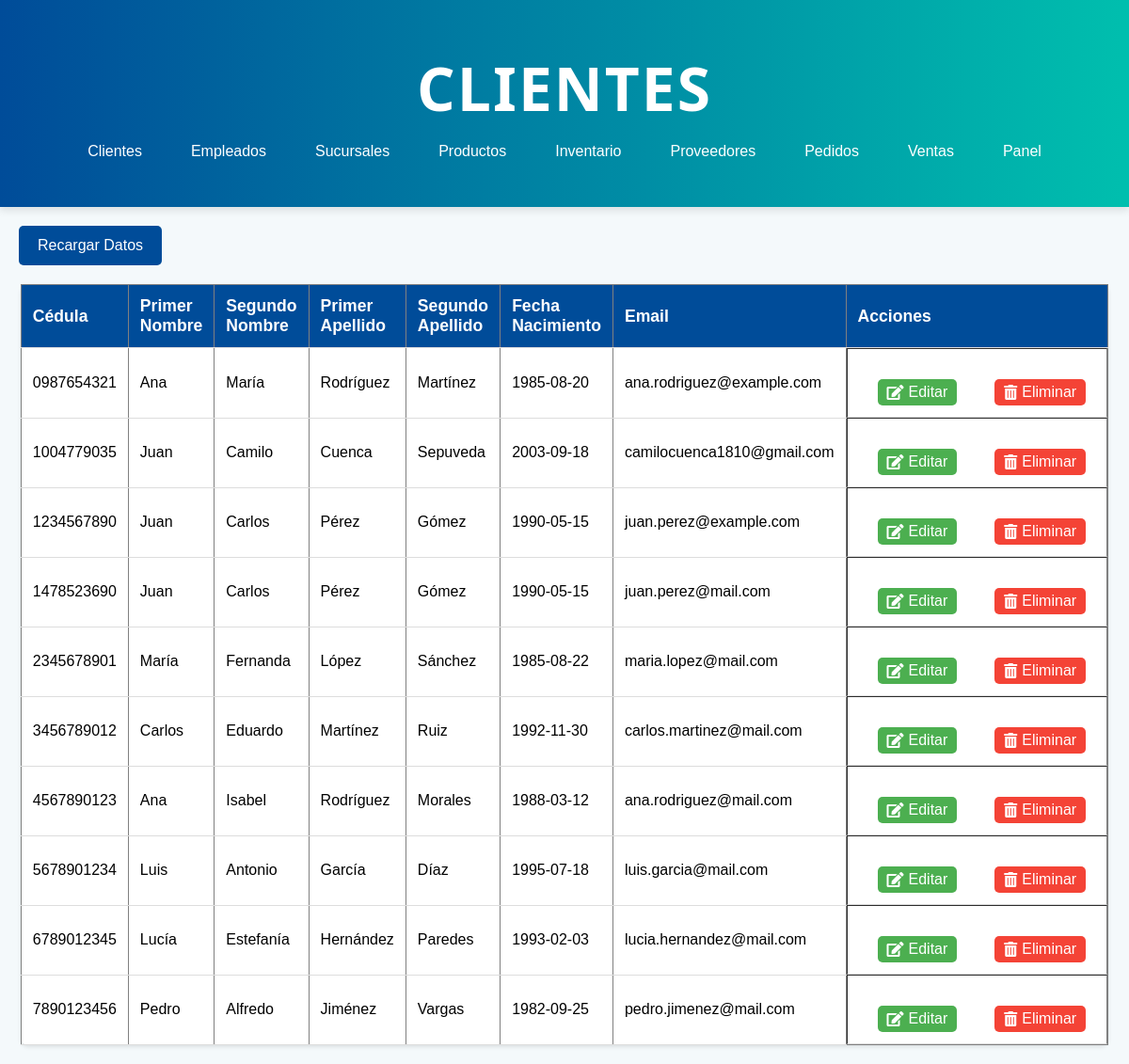
Page /cliente.php on the earlier database version.
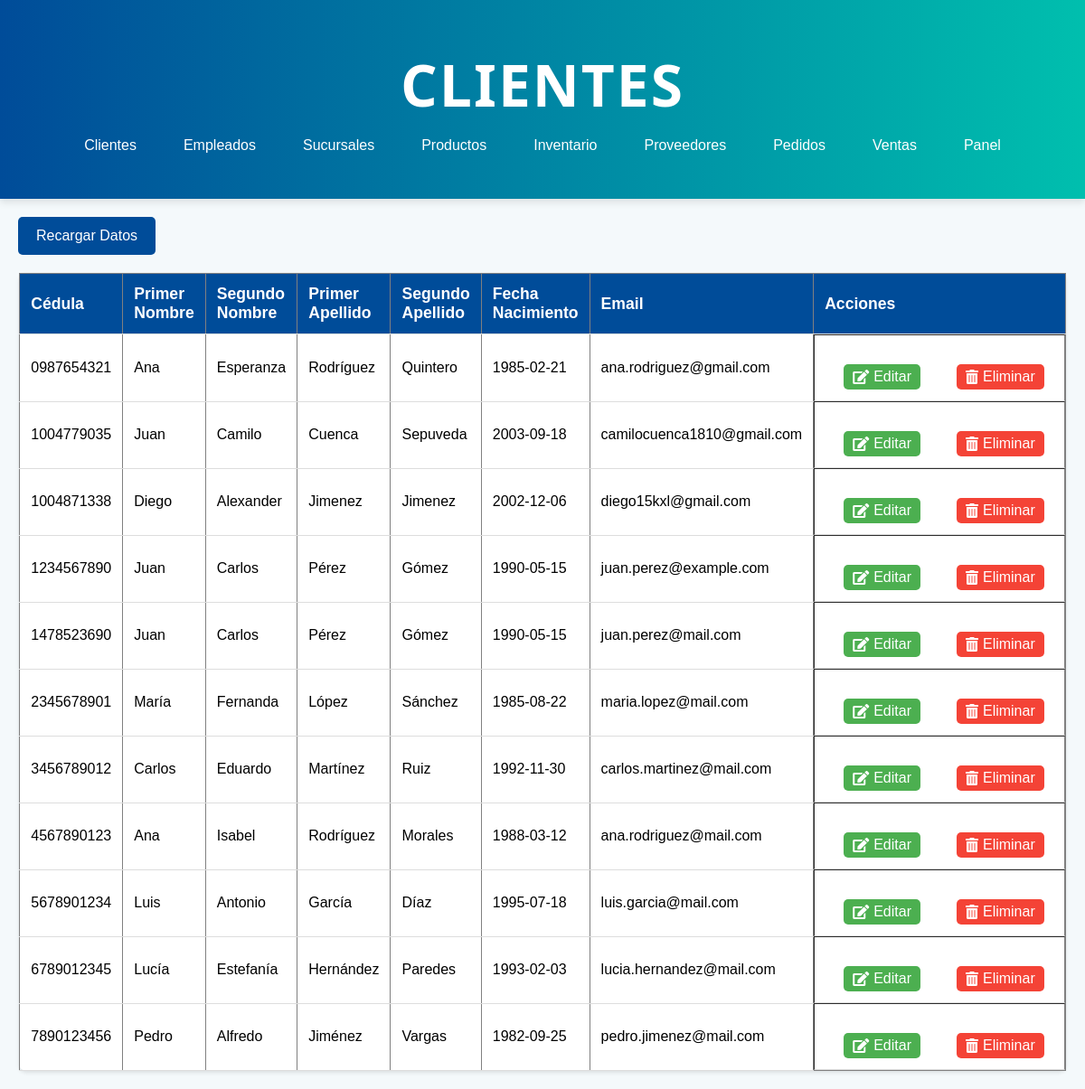
Same page on the later database version.
### tables this page shows
CREATE TABLE `cliente` (
  `cedula` varchar(20) NOT NULL,
  `primernombre` varchar(100) NOT NULL,
  `segundonombre` varchar(100) DEFAULT NULL,
  `primerApellido` varchar(100) NOT NULL,
  `segundoApellido` varchar(100) DEFAULT NULL,
  `fechaNacimiento` date DEFAULT NULL,
  `direccion` varchar(255) DEFAULT NULL,
  `email` varchar(100) DEFAULT NULL,
  `contrasena` varchar(100) DEFAULT NULL
);

### cliente.php (the view, shortened to what this page needs)
<?php
include('conexion.php');
$sql = "SELECT cedula, primernombre, segundonombre, primerapellido, segundoapellido, fechanacimiento, email FROM cliente";
$result = $conn->query($sql);
if ($result->num_rows > 0) {
    $clientes = [];
    while($row = $result->fetch_assoc()) {
        $clientes[] = $row;
    }
} else {
    $clientes = [];
}
?>
<!DOCTYPE html>
<html lang="es">
<head>
    <link rel="stylesheet" href="css/stylesListas.css">
    <link rel="stylesheet" href="https://cdnjs.cloudflare.com/ajax/libs/font-awesome/5.15.4/css/all.min.css">
</head>
<body>
    <header>
        <h1>Clientes</h1>
        <nav>
            <ul>
                <li><a href="cliente.php">Clientes</a></li>
                <li><a href="empleado.php">Empleados</a></li>
                <li><a href="sucursal.php">Sucursales</a></li>
                <li><a href="producto.php">Productos</a></li>
                <li><a href="inventario.php">Inventario</a></li>
                <li><a href="proveedor.php">Proveedores</a></li>
                <li><a href="pedido.php">Pedidos</a></li>
                <li><a href="venta.php">Ventas</a></li>
                <li><a href="administrador.php">Panel</a></li>
            </ul>
        </nav>
    </header>
    <button onclick="recargarDatos()">Recargar Datos</button>
    <table border="1">
        <thead>
            <tr>
                <th>Cédula</th>
                <th>Primer Nombre</th>
                <th>Segundo Nombre</th>
                <th>Primer Apellido</th>
                <th>Segundo Apellido</th>
                <th>Fecha Nacimiento</th>
                <th>Email</th>
                <th>Acciones</th>
            </tr>
        </thead>
        <tbody id="datosCliente">
            <?php
            if (count($clientes) > 0) {
                foreach ($clientes as $cliente) {
                    echo "<tr>";
                    echo "<td>" . $cliente['cedula'] . "</td>";
                    echo "<td>" . $cliente['primernombre'] . "</td>";
                    echo "<td>" . $cliente['segundonombre'] . "</td>";
                    echo "<td>" . $cliente['primerapellido'] . "</td>";
                    echo "<td>" . $cliente['segundoapellido'] . "</td>";
                    echo "<td>" . $cliente['fechanacimiento'] . "</td>";
                    echo "<td>" . $cliente['email'] . "</td>";
                    echo "<td class='acciones'>
                            <button class='editar' onclick='editarCliente(\"" . $cliente['cedula'] . "\")'>
                                <i class='fas fa-edit'></i> Editar
                            </button>
                            <button class='eliminar' onclick='eliminarCliente(\"" . $cliente['cedula'] . "\")'>
                                <i class='fas fa-trash-alt'></i> Eliminar
                            </button>
                          </td>";
                    echo "</tr>";
                }
            } else {
                echo "<tr><td colspan='8'>No se encontraron clientes.</td></tr>";
            }
            ?>
        </tbody>
    </table>
</body>
</html>

### css/stylesListas.css (style rules this page uses)
* { box-sizing: border-box; margin: 0; padding: 0; }
body { font-family: Arial, sans-serif; background-color: #f4f9fb; }
header { background: linear-gradient(to right, #004c99, #00bfae); color: white; text-align: center; padding: 50px 20px; box-shadow: 0 4px 8px rgba(0, 0, 0, 0.1); }
header h1 { font-size: 4em; font-family: 'Segoe UI', Tahoma, Geneva, Verdana, sans-serif; font-weight: 700; margin-bottom: 15px; letter-spacing: 2px; text-transform: uppercase; }
nav ul { display: flex; justify-content: center; list-style: none; }
nav ul li { margin: 0 10px; }
nav ul li a { color: #fff; text-decoration: none; padding: 0.5rem 1rem; border-radius: 5px; transition: background-color 0.3s ease; }
table { width: 80%; margin: 20px auto; border-collapse: collapse; background-color: white; box-shadow: 0 2px 4px rgba(0, 0, 0, 0.1); border-radius: 8px; }
th, td { padding: 12px; text-align: left; border-bottom: 1px solid #ddd; }
th { background-color: #004c99; color: white; font-size: 1.1em; }
button { background-color: #004c99; color: white; padding: 12px 20px; border: none; border-radius: 5px; font-size: 1em; cursor: pointer; transition: background-color 0.3s ease; margin-top: 20px; margin-left: 20px; }
.acciones { display: inline-block; }
.acciones button { margin-right: 10px; }

### cliente.php (style rules this page uses)
.acciones { display: flex; justify-content: space-evenly; gap: 10px; }
.acciones button { padding: 5px 10px; cursor: pointer; border: none; border-radius: 5px; transition: background-color 0.3s ease; display: flex; align-items: center; }
.acciones button.editar { background-color: #4CAF50; color: white; }
.acciones button.eliminar { background-color: #f44336; color: white; }
.acciones i { margin-right: 5px; }

Differences in the rows shown:
changed cliente id 0987654321: segundonombre "María" → "Esperanza"; segundoApellido "Martínez" → "Quintero"; fechaNacimiento "1985-08-20" → "1985-02-21"; email "ana.rodriguez@example.com" → "ana.rodriguez@gmail.com"
added cliente: cedula "1004871338", primernombre "Diego", segundonombre "Alexander", primerApellido "Jimenez", segundoApellido "Jimenez", fechaNacimiento "2002-12-06", email "diego15kxl@gmail.com"
